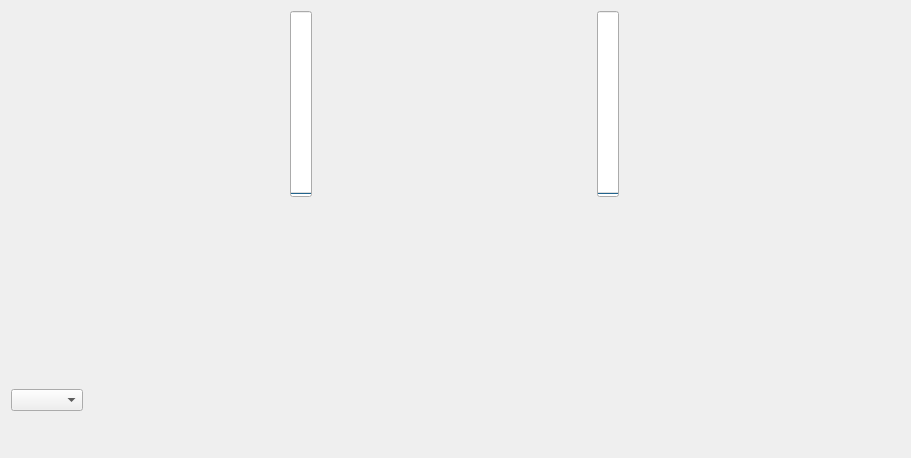
<?xml version="1.0" encoding="UTF-8"?>
<ui version="4.0">
 <class>MainWindow</class>
 <widget class="QMainWindow" name="MainWindow">
  <property name="geometry">
   <rect>
    <x>0</x>
    <y>0</y>
    <width>911</width>
    <height>458</height>
   </rect>
  </property>
  <property name="windowTitle">
   <string>MainWindow</string>
  </property>
  <widget class="QWidget" name="centralWidget">
   <layout class="QVBoxLayout" name="verticalLayout">
    <item>
     <widget class="QWidget" name="widget_charViewContainer" native="true">
      <property name="sizePolicy">
       <sizepolicy hsizetype="Preferred" vsizetype="Expanding">
        <horstretch>0</horstretch>
        <verstretch>0</verstretch>
       </sizepolicy>
      </property>
      <layout class="QGridLayout" name="gridLayout" rowstretch="1,1">
       <property name="leftMargin">
        <number>0</number>
       </property>
       <property name="topMargin">
        <number>0</number>
       </property>
       <property name="rightMargin">
        <number>0</number>
       </property>
       <property name="bottomMargin">
        <number>0</number>
       </property>
       <item row="0" column="0">
        <layout class="QHBoxLayout" name="horizontalLayout_left"/>
       </item>
       <item row="0" column="2">
        <widget class="QProgressBar" name="progressBar_left">
         <property name="value">
          <number>0</number>
         </property>
         <property name="orientation">
          <enum>Qt::Vertical</enum>
         </property>
        </widget>
       </item>
       <item row="1" column="0">
        <layout class="QHBoxLayout" name="horizontalLayout_right"/>
       </item>
       <item row="1" column="1">
        <layout class="QHBoxLayout" name="horizontalLayout_current_right"/>
       </item>
       <item row="0" column="1">
        <layout class="QHBoxLayout" name="horizontalLayout_current_left"/>
       </item>
       <item row="0" column="3">
        <widget class="QProgressBar" name="progressBar_right">
         <property name="value">
          <number>0</number>
         </property>
         <property name="orientation">
          <enum>Qt::Vertical</enum>
         </property>
        </widget>
       </item>
      </layout>
     </widget>
    </item>
    <item>
     <layout class="QHBoxLayout" name="horizontalLayout">
      <property name="bottomMargin">
       <number>0</number>
      </property>
      <item>
       <widget class="QComboBox" name="comboBox_audioDevice"/>
      </item>
      <item>
       <spacer name="horizontalSpacer">
        <property name="orientation">
         <enum>Qt::Horizontal</enum>
        </property>
        <property name="sizeHint" stdset="0">
         <size>
          <width>40</width>
          <height>20</height>
         </size>
        </property>
       </spacer>
      </item>
     </layout>
    </item>
    <item>
     <widget class="QLabel" name="label_time">
      <property name="styleSheet">
       <string notr="true">font-size:26px;</string>
      </property>
      <property name="text">
       <string/>
      </property>
      <property name="alignment">
       <set>Qt::AlignCenter</set>
      </property>
     </widget>
    </item>
   </layout>
  </widget>
  <widget class="QMenuBar" name="menuBar">
   <property name="geometry">
    <rect>
     <x>0</x>
     <y>0</y>
     <width>911</width>
     <height>23</height>
    </rect>
   </property>
  </widget>
 </widget>
 <layoutdefault spacing="6" margin="11"/>
 <resources/>
 <connections/>
</ui>
